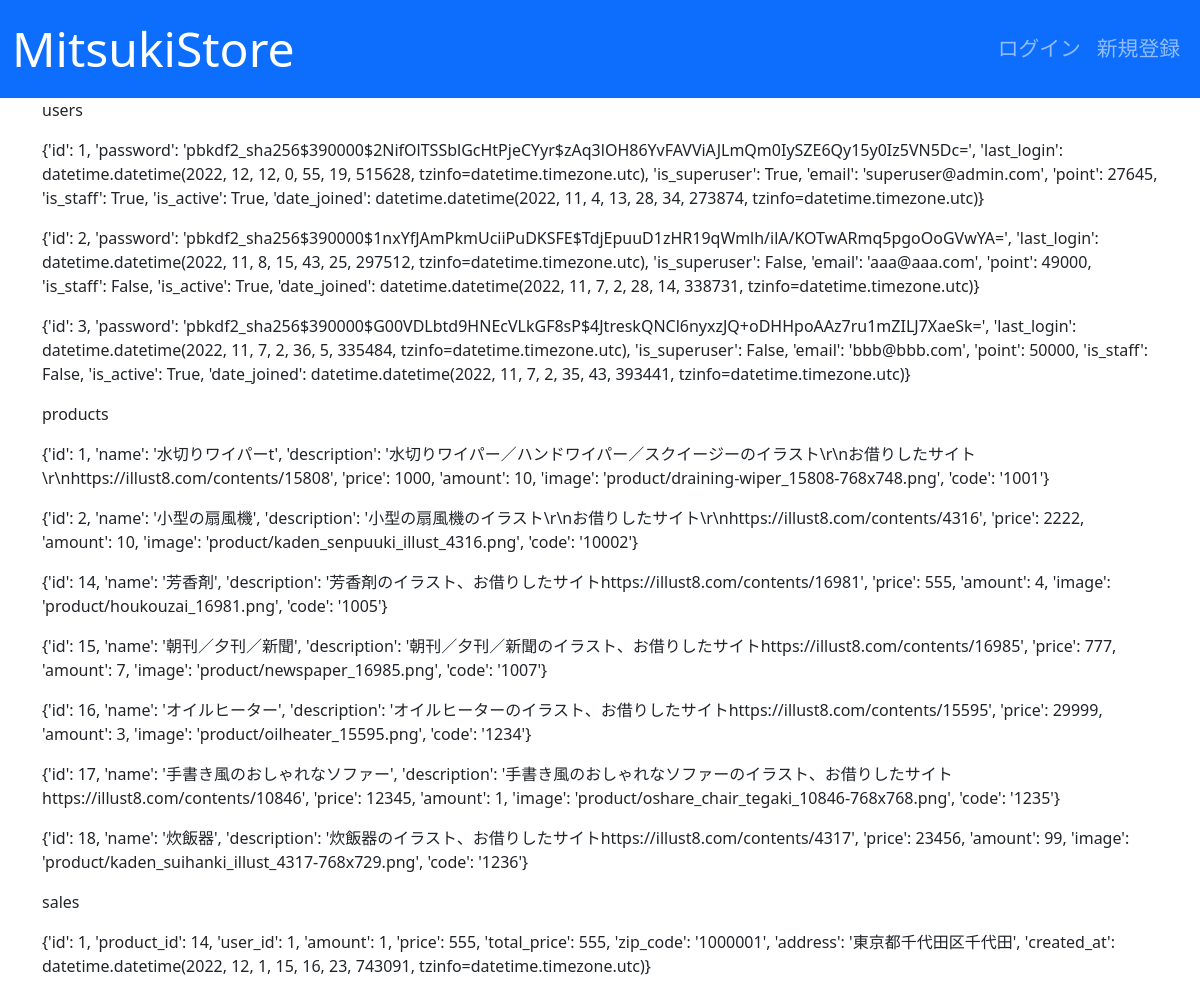
Page /test_index/ on the earlier database version.
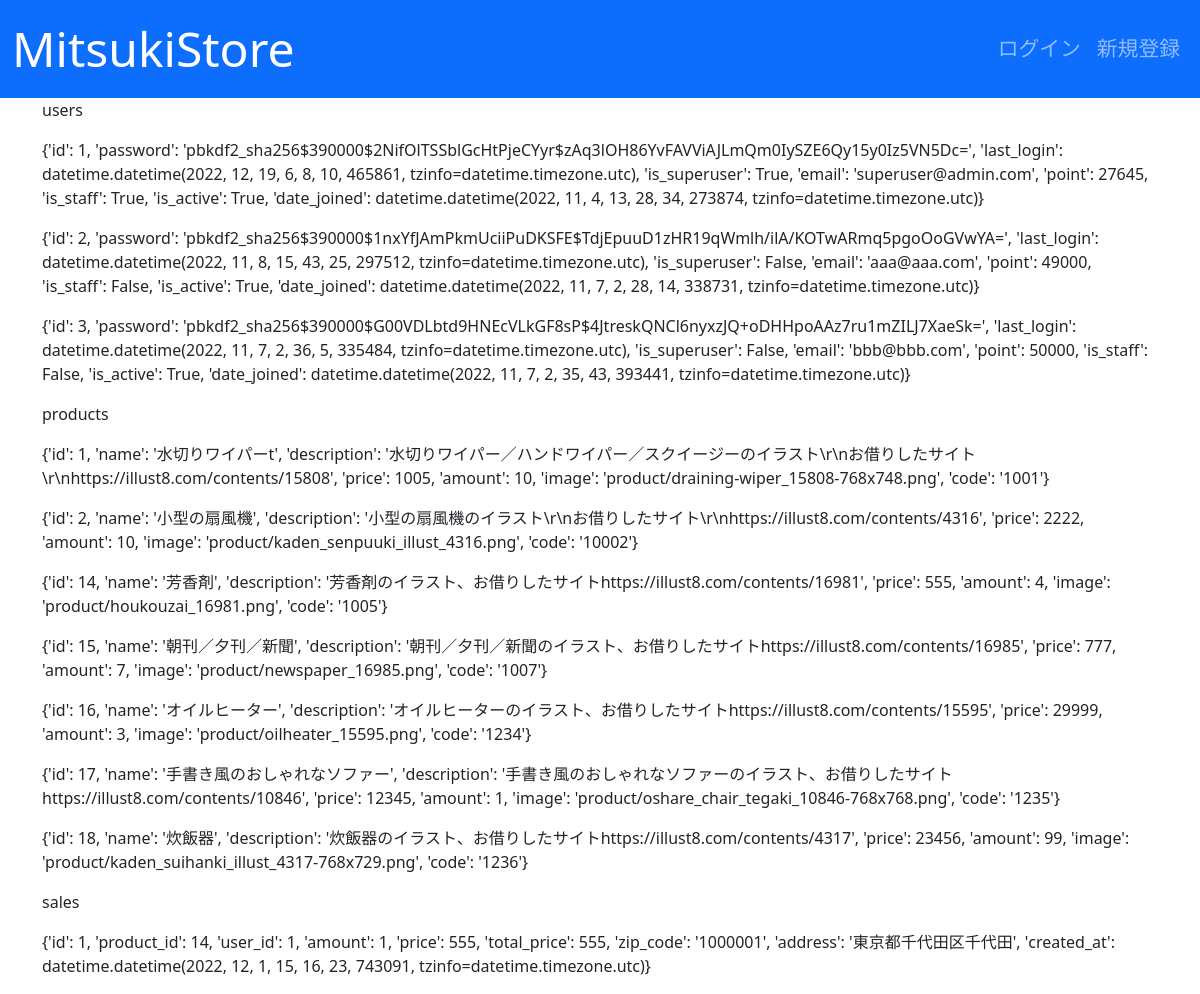
Same page on the later database version.
### users/models.py (models this page shows)
class User(AbstractBaseUser, PermissionsMixin):
    initial_point = 50000
    email = models.EmailField("メールアドレス", unique=True)
    point = models.PositiveIntegerField(default=initial_point)
    is_staff = models.BooleanField("is_staff", default=False)
    is_active = models.BooleanField("is_active", default=True)
    date_joined = models.DateTimeField("date_joined", default=timezone.now)
    objects = UserManager()
    USERNAME_FIELD = "email"
    EMAIL_FIELD = "email"
    REQUIRED_FIELDS = []
    class Meta:
        verbose_name = "user"
        verbose_name_plural = "users"

### store_main/models.py (models this page shows, shortened)
class Product(models.Model):
    name = models.CharField(verbose_name='商品名', max_length=128)
    description = models.TextField(verbose_name='商品説明', max_length=5000,
                                   blank=True, default='')
    price = models.PositiveIntegerField(verbose_name='価格', blank=True,
                                        default=0)
    amount = models.PositiveIntegerField(verbose_name='在庫数', blank=True,
                                         default=0)
    image = models.ImageField(verbose_name='商品画像', upload_to='product', )
    code = models.CharField(verbose_name='商品コード', max_length=128, )

### main/views.py (the view)
# urls.py: path('test_index/', views.test_index, name='test_index'),
def test_index(request):
    users = User.objects.all().values()
    products = Product.objects.all().values()
    sales = Sale.objects.all().values()
    context = {
        'users': users,
        'products': products,
        'sales': sales,
    }
    return render(request, template_name='main/test_index.html',
                  context=context)

### main/templates/main/test_index.html
{% extends 'base.html' %}
{% block content %}
<p>users</p>
{% for user in users %}
<p>{{ user }}</p>
{% endfor %}
<p>products</p>
{% for product in products %}
<p>{{ product }}</p>
{% endfor %}
<p>sales</p>
{% for sale in sales %}
<p>{{ sale }}</p>
{% endfor %}
{% endblock content %}

Differences in the rows shown:
changed User (number 1 of 3 on the later page): user "…'pbkdf2_sha256$390000$2NifOlTSSblGcHtPjeCYyr$zAq3lOH86YvFAVViAJLmQm0IySZE6Qy15y0Iz5VN5Dc=', 'last_login': datetime.datetime(2022, 12, 12, 0, 55, 19, 515628, tzinfo=datetime.timezone.utc), 'is_superuser': True, 'email':…" → "…'pbkdf2_sha256$390000$2NifOlTSSblGcHtPjeCYyr$zAq3lOH86YvFAVViAJLmQm0IySZE6Qy15y0Iz5VN5Dc=', 'last_login': datetime.datetime(2022, 12, 19, 6, 8, 10, 465861, tzinfo=datetime.timezone.utc), 'is_superuser': True, 'email':…"
changed Product (number 1 of 7 on the later page): product "…'水切りワイパーt', 'description': '水切りワイパー／ハンドワイパー／スクイージーのイラスト\\r\\nお借りしたサイト\\r\\nhttps://illust8.com/contents/15808', 'price': 1000, 'amount': 10, 'image': 'product/draining-wiper_15808-768x748.png',…" → "…'水切りワイパーt', 'description': '水切りワイパー／ハンドワイパー／スクイージーのイラスト\\r\\nお借りしたサイト\\r\\nhttps://illust8.com/contents/15808', 'price': 1005, 'amount': 10, 'image': 'product/draining-wiper_15808-768x748.png',…"
